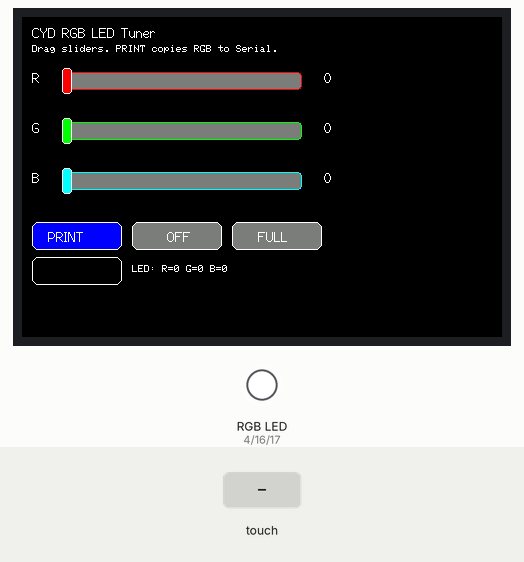
This sketch was run on a simulated ESP32. Parts: 480×320 colour display, an RGB LED mixed from three pins (HIGH = lit). The inputs (shaded band) are chosen by the test bench.

Above: at 1.7 s.
1.8 s: touch panel pressed at 13 % / 50 % of its raw x / y range
At 3.2 s:
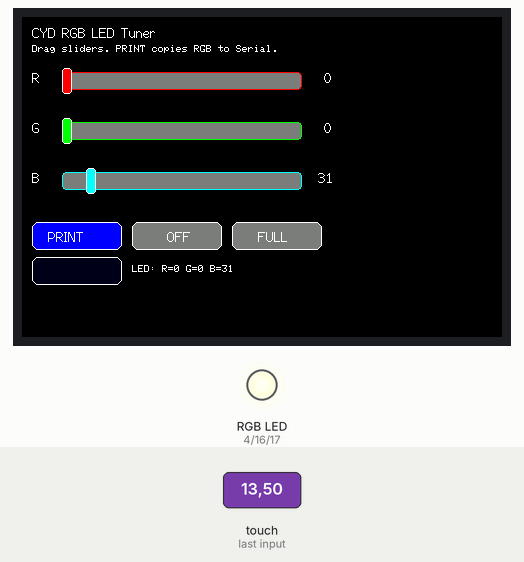
3.5 s: touch panel pressed at 38 % / 50 % of its raw x / y range
At 4.8 s:
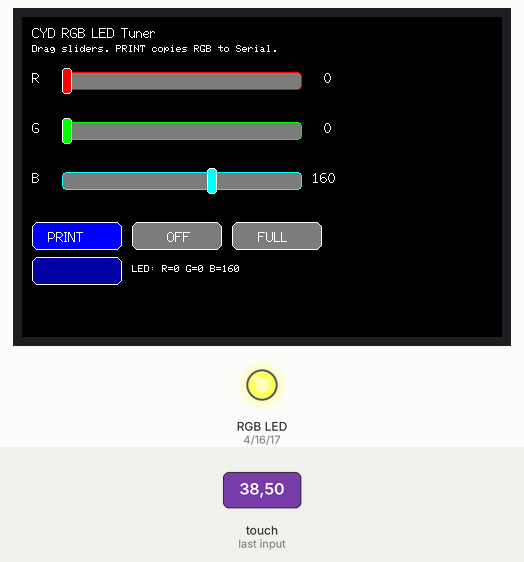
5.2 s: touch panel pressed at 38 % / 70 % of its raw x / y range
At 5.9 s:
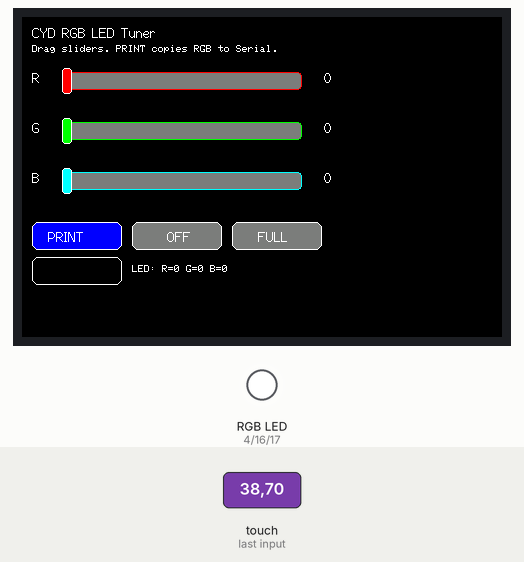
Timing chart, 0 to 8.2 s (numbered marks = the images above; inputs shaded):
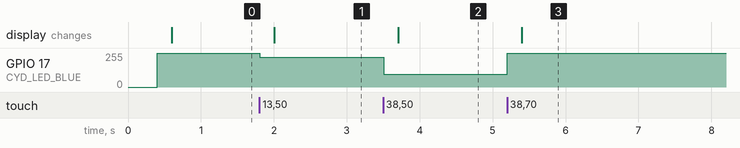

The sketch:

CYD_Colour_test_LED.ino
```cpp
#include <stdint.h>

// Put struct before includes to avoid Arduino auto-prototype issues
struct Slider {
  const char* label;
  int x, y, w, h;
  uint8_t value;
};

#include <Arduino.h>
#include <TFT_eSPI.h>
#include <SPI.h>
#include <XPT2046_Touchscreen.h>
#include <esp_arduino_version.h>

/* ========== TOUCH: match your MAIN PROJECT exactly ========== */
#define TOUCH_CS   33
#define TOUCH_IRQ  36
#define TOUCH_MOSI 32
#define TOUCH_MISO 39
#define TOUCH_SCLK 25

SPIClass touchSPI(VSPI);
XPT2046_Touchscreen ts(TOUCH_CS, TOUCH_IRQ);

// Use your known-good raw ranges (from your main sketch)
#define RX_MIN  150
#define RX_MAX  3600
#define RY_MIN  300
#define RY_MAX  3900
/* ============================================================ */

/* ========== CYD RGB LED pins (active-LOW) ========== */
#define CYD_LED_RED   4
#define CYD_LED_GREEN 16
#define CYD_LED_BLUE  17
/* ================================================== */

TFT_eSPI tft;

// ESP32 core v3+ LEDC detection
#if defined(ESP_ARDUINO_VERSION) && (ESP_ARDUINO_VERSION >= ESP_ARDUINO_VERSION_VAL(3, 0, 0))
  #define ESP32_CORE_V3PLUS 1
#else
  #define ESP32_CORE_V3PLUS 0
#endif

static const uint16_t LED_PWM_FREQ = 5000;
static const uint8_t  LED_PWM_BITS = 8; // 0..255

#if !ESP32_CORE_V3PLUS
static const int LED_CH_R = 4;
static const int LED_CH_G = 5;
static const int LED_CH_B = 6;
#endif

static inline uint8_t clampU8(int v) { return (v < 0) ? 0 : (v > 255 ? 255 : (uint8_t)v); }

static void initLedPwm() {
  pinMode(CYD_LED_RED, OUTPUT);
  pinMode(CYD_LED_GREEN, OUTPUT);
  pinMode(CYD_LED_BLUE, OUTPUT);

#if ESP32_CORE_V3PLUS
  ledcAttach(CYD_LED_RED,   LED_PWM_FREQ, LED_PWM_BITS);
  ledcAttach(CYD_LED_GREEN, LED_PWM_FREQ, LED_PWM_BITS);
  ledcAttach(CYD_LED_BLUE,  LED_PWM_FREQ, LED_PWM_BITS);
#else
  ledcSetup(LED_CH_R, LED_PWM_FREQ, LED_PWM_BITS);
  ledcSetup(LED_CH_G, LED_PWM_FREQ, LED_PWM_BITS);
  ledcSetup(LED_CH_B, LED_PWM_FREQ, LED_PWM_BITS);
  ledcAttachPin(CYD_LED_RED,   LED_CH_R);
  ledcAttachPin(CYD_LED_GREEN, LED_CH_G);
  ledcAttachPin(CYD_LED_BLUE,  LED_CH_B);
#endif
}

// brightness 0..255 where 255 = full ON (we invert for active-LOW LED)
static void setStatusLedRgb(uint8_t r, uint8_t g, uint8_t b) {
  uint8_t dr = 255 - r;
  uint8_t dg = 255 - g;
  uint8_t db = 255 - b;
#if ESP32_CORE_V3PLUS
  ledcWrite(CYD_LED_RED,   dr);
  ledcWrite(CYD_LED_GREEN, dg);
  ledcWrite(CYD_LED_BLUE,  db);
#else
  ledcWrite(LED_CH_R, dr);
  ledcWrite(LED_CH_G, dg);
  ledcWrite(LED_CH_B, db);
#endif
}

/* ===================== UI ===================== */
static Slider sR = {"R", 40,  55, 240, 18, 0};
static Slider sG = {"G", 40, 105, 240, 18, 0};
static Slider sB = {"B", 40, 155, 240, 18, 0};

static const int KNOB_W = 10;
static const int KNOB_H = 26;
static const int BTN_Y  = 205;
static const int BTN_H  = 28;

static bool hit(int x,int y,int rx,int ry,int rw,int rh){
  return (x>=rx && x<rx+rw && y>=ry && y<ry+rh);
}

static uint8_t sliderValueFromTouch(const Slider& s, int tx) {
  int rel = tx - s.x;
  if (rel < 0) rel = 0;
  if (rel > s.w) rel = s.w;
  return (uint8_t)((rel * 255) / s.w);
}

static void drawSlider(const Slider& s, uint16_t trackCol, uint16_t knobCol) {
  tft.setTextFont(2);
  tft.setTextColor(TFT_WHITE, TFT_BLACK);
  tft.setCursor(10, s.y - 2);
  tft.print(s.label);

  tft.fillRoundRect(s.x, s.y, s.w, s.h, 4, TFT_DARKGREY);
  tft.drawRoundRect(s.x, s.y, s.w, s.h, 4, trackCol);

  int kx = s.x + (s.value * s.w) / 255 - (KNOB_W / 2);
  if (kx < s.x) kx = s.x;
  if (kx > s.x + s.w - KNOB_W) kx = s.x + s.w - KNOB_W;

  int ky = s.y + (s.h / 2) - (KNOB_H / 2);
  tft.fillRoundRect(kx, ky, KNOB_W, KNOB_H, 3, knobCol);
  tft.drawRoundRect(kx, ky, KNOB_W, KNOB_H, 3, TFT_WHITE);

  tft.setCursor(s.x + s.w + 10, s.y - 2);
  tft.printf("%3u", s.value);
}

static void drawButtons() {
  tft.setTextFont(2);

  tft.fillRoundRect(10, BTN_Y, 90, BTN_H, 6, TFT_BLUE);
  tft.drawRoundRect(10, BTN_Y, 90, BTN_H, 6, TFT_WHITE);
  tft.setTextColor(TFT_WHITE, TFT_BLUE);
  tft.setCursor(26, BTN_Y + 7);
  tft.print("PRINT");

  tft.fillRoundRect(110, BTN_Y, 90, BTN_H, 6, TFT_DARKGREY);
  tft.drawRoundRect(110, BTN_Y, 90, BTN_H, 6, TFT_WHITE);
  tft.setTextColor(TFT_WHITE, TFT_DARKGREY);
  tft.setCursor(145, BTN_Y + 7);
  tft.print("OFF");

  tft.fillRoundRect(210, BTN_Y, 90, BTN_H, 6, TFT_DARKGREY);
  tft.drawRoundRect(210, BTN_Y, 90, BTN_H, 6, TFT_WHITE);
  tft.setTextColor(TFT_WHITE, TFT_DARKGREY);
  tft.setCursor(236, BTN_Y + 7);
  tft.print("FULL");
}

static void drawPreview() {
  uint16_t c = tft.color565(sR.value, sG.value, sB.value);
  tft.fillRoundRect(10, 240, 90, 28, 6, c);
  tft.drawRoundRect(10, 240, 90, 28, 6, TFT_WHITE);

  tft.setTextFont(1);
  tft.setTextColor(TFT_WHITE, TFT_BLACK);
  tft.setCursor(110, 248);
  tft.printf("LED: R=%u G=%u B=%u", sR.value, sG.value, sB.value);
}

static void redrawAll() {
  tft.fillScreen(TFT_BLACK);
  tft.setTextFont(2);
  tft.setTextColor(TFT_WHITE, TFT_BLACK);
  tft.setCursor(10, 8);
  tft.print("CYD RGB LED Tuner");

  tft.setTextFont(1);
  tft.setCursor(10, 28);
  tft.print("Drag sliders. PRINT copies RGB to Serial.");

  drawSlider(sR, TFT_RED, TFT_RED);
  drawSlider(sG, TFT_GREEN, TFT_GREEN);
  drawSlider(sB, TFT_CYAN, TFT_CYAN);

  drawButtons();
  drawPreview();
}

static void applyLed() {
  setStatusLedRgb(sR.value, sG.value, sB.value);
}

static void printValues() {
  Serial.println();
  Serial.printf("setStatusLedRgb(%u, %u, %u);\n", sR.value, sG.value, sB.value);
}

static bool readTouchXY(int16_t &sx, int16_t &sy) {
  if (!ts.touched()) return false;

  TS_Point p = ts.getPoint();

  // Map raw -> screen (rotation 1)
  int x = map((int)p.x, RX_MIN, RX_MAX, 0, tft.width() - 1);
  int y = map((int)p.y, RY_MIN, RY_MAX, 0, tft.height() - 1);

  if (x < 0) x = 0; if (x >= tft.width())  x = tft.width() - 1;
  if (y < 0) y = 0; if (y >= tft.height()) y = tft.height() - 1;

  sx = (int16_t)x;
  sy = (int16_t)y;
  return true;
}

void setup() {
  Serial.begin(115200);
  delay(250);

  tft.init();
  tft.setRotation(1);

  // Touch init EXACTLY like your working project
  touchSPI.begin(TOUCH_SCLK, TOUCH_MISO, TOUCH_MOSI, TOUCH_CS);
  ts.begin(touchSPI);
  ts.setRotation(1);

  initLedPwm();

  // Start OFF
  sR.value = 0; sG.value = 0; sB.value = 0;
  applyLed();

  redrawAll();
}

void loop() {
  int16_t tx, ty;
  if (!readTouchXY(tx, ty)) { delay(10); return; }

  bool changed = false;

  auto handleSlider = [&](Slider &s) {
    int hitY = s.y - 12;
    int hitH = s.h + 24;
    if (hit(tx, ty, s.x, hitY, s.w, hitH)) {
      s.value = sliderValueFromTouch(s, tx);
      changed = true;
    }
  };

  handleSlider(sR);
  handleSlider(sG);
  handleSlider(sB);

  if (hit(tx, ty, 10, BTN_Y, 90, BTN_H)) {
    applyLed();
    printValues();
  } else if (hit(tx, ty, 110, BTN_Y, 90, BTN_H)) {
    sR.value = 0; sG.value = 0; sB.value = 0;
    changed = true;
  } else if (hit(tx, ty, 210, BTN_Y, 90, BTN_H)) {
    sR.value = 255; sG.value = 255; sB.value = 255;
    changed = true;
  }

  if (changed) {
    applyLed();
    redrawAll();
  }

  while (ts.touched()) delay(10);
  delay(40);
}
```

Measured:
- after the input at 1.8 s, GPIO 17 (CYD_LED_BLUE): 255/255 → 223/255 at once; the display: changes after 0.20 s (image 1)
- after the input at 3.5 s, GPIO 17 (CYD_LED_BLUE): 223/255 → 95/255 at once; the display: changes after 0.21 s (image 2)
- after the input at 5.2 s, GPIO 17 (CYD_LED_BLUE): 95/255 → 255/255 at once; the display: changes after 0.20 s (image 3)
